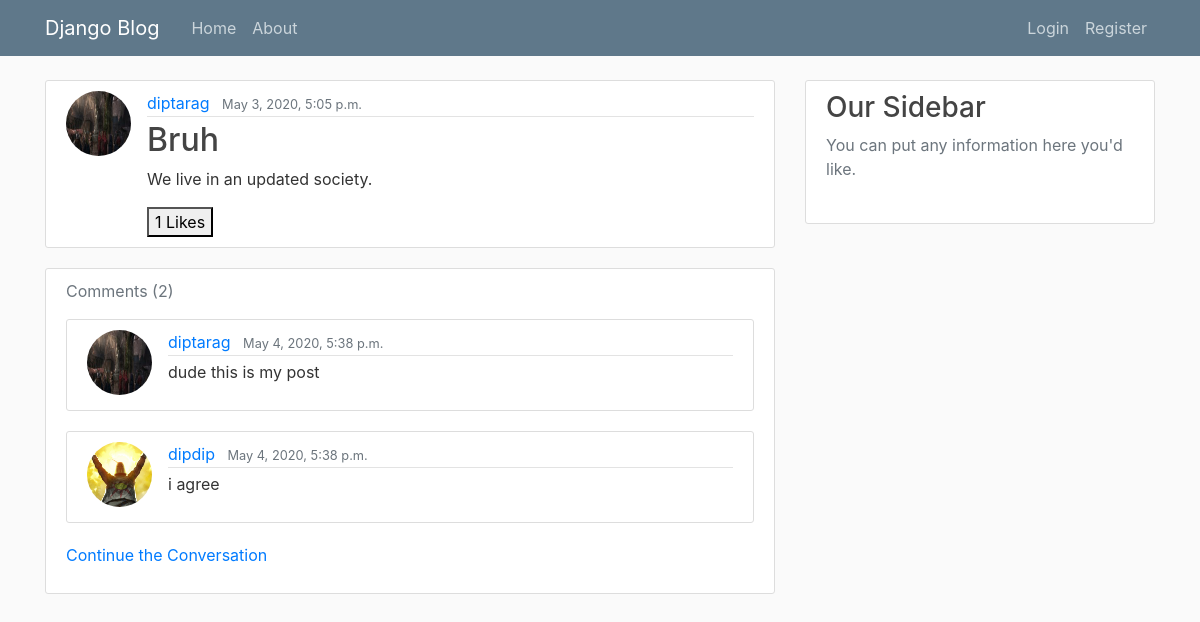
The app's page /post/2/ with its own data.
### Blog/models.py (models this page shows, shortened)
class Post(models.Model):
	title = models.CharField(max_length=100)
	content = models.TextField()
	date_posted = models.DateTimeField(default=timezone.now)
	author = models.ForeignKey(User, on_delete=models.CASCADE)
	likers = models.ManyToManyField(User, related_name = 'likers', blank = True)

class Comment(models.Model):
	content = models.TextField()
	date_posted = models.DateTimeField(default=timezone.now)
	author = models.ForeignKey(User, on_delete=models.CASCADE)
	post = models.ForeignKey(Post, on_delete=models.CASCADE)
	likes = models.ManyToManyField(User, related_name = 'likes', blank = True)

### users/models.py (models this page shows, shortened)
class Profile(models.Model):
    user = models.OneToOneField(User, on_delete=models.CASCADE)
    image = models.ImageField(default='default.jpg', upload_to='profile_pics')

### Blog/views.py (the view)
# urls.py: path('post/<int:pk>/', PostDetailView.as_view(), name='post-detail'),
class PostDetailView(DetailView):
    model = Post
    def get_context_data(self, **kwargs):
        context = super().get_context_data(**kwargs)
        is_liked = False
        if (self.object.likers.filter(username = self.request.user.username).exists()):
            is_liked = True
        else:
            is_liked = False
        post = self.object
        context['comments'] = Comment.objects.filter(post = self.object)
        context['is_liked'] = is_liked
        context['post']  = post
        return context

### Blog/templates/Blog/post_detail.html (shortened to what this page needs)
{%  extends "Blog/base.html" %}
{% block content %}
<body>
	<article class="media content-section">
				<img class = "rounded-circle article-img" src = "{{object.author.profile.image.url}}">
  <div class="media-body">
    <div class="article-metadata">
      <a class="mr-2" href="{% url 'profile-other' object.author.profile.id %}">{{ object.author }}</a>
      <small class="text-muted">{{ object.date_posted }}</small>
    </div>
    <h2>{{ object.title }}</h2>
    <p class="article-content">{{ object.content }}</p>
		<div id = "like-section"> {% include 'Blog/like-section.html' %} </div>
  </div>
</article>
<div class="content-section"> <p class="text-muted"> Comments ({{comments.count}}) </p>
{% for comment in comments %}
		<article class="media content-section">
					<img class = "rounded-circle article-img" src = "{{comment.author.profile.image.url}}">
		<div class="media-body">
			<div class="article-metadata">
				<a class="mr-2" href="{% url 'profile-other' comment.author.profile.id %}">{{ comment.author }}</a>
				<small class="text-muted">{{ comment.date_posted }}</small>
			</div>
			<p class="article-content">{{ comment.content }}</p>
		</div>
		</article>
{% endfor %}
<p> <a href="{% url 'post-comment' object.id%}"> Continue the Conversation </a></p>
</div>
</body>
{% endblock content %}

### Blog/templates/Blog/like-section.html
{% if user.is_authenticated %}
<form action = "{% url 'like-post'%}" method = "post">
  {% csrf_token %}
  {% if not is_liked %}
<button name = "post_id" id = "like" class = "btn-primary" value = "{{post.id}}" type = "submit"> Like {{post.likers.count}}</button>
 {% else %}
 <button name = "post_id" id = "like" class = "btn-danger" value = "{{post.id}}" type = "submit"> Unlike {{post.likers.count}}</button>
 {% endif %}
</form>
{% else %}
<button> {{post.likers.count}} Likes </button>
{% endif %}

### Blog/static/Blog/main.css (style rules this page uses)
body { background: #fafafa; color: #333333; margin-top: 5rem; }
h1, h2, h3, h4, h5, h6 { color: #444444; }
.content-section { background: #ffffff; padding: 10px 20px; border: 1px solid #dddddd; border-radius: 3px; margin-bottom: 20px; }
.article-content { white-space: pre-line; }
.article-img { height: 65px; width: 65px; margin-right: 16px; }
.article-metadata { padding-bottom: 1px; margin-bottom: 4px; border-bottom: 1px solid #e3e3e3 }

### records on screen
Post: author.profile.image (picture), author "diptarag", date_posted "May 3, 2020, 5:05 p.m.", title "Bruh", content "We live in an updated society.", likers.count "1"
Comment: author.profile.image (picture), author "diptarag", date_posted "May 4, 2020, 5:38 p.m.", content "dude this is my post"
Comment: author.profile.image (placeholder picture), author "dipdip", date_posted "May 4, 2020, 5:38 p.m.", content "i agree"

### other values on screen
{{ comments.count }} "2"
